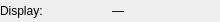
<?xml version="1.0" encoding="UTF-8"?>
<ui version="4.0">
    <class>PixelValueWidget</class>
    <widget class="QWidget" name="PixelValueWidget">
        <property name="geometry">
            <rect>
                <x>0</x>
                <y>0</y>
                <width>220</width>
                <height>22</height>
            </rect>
        </property>
        <property name="sizePolicy">
            <sizepolicy hsizetype="Maximum" vsizetype="Preferred">
                <horstretch>0</horstretch>
                <verstretch>0</verstretch>
            </sizepolicy>
        </property>
        <property name="windowTitle">
            <string>Form</string>
        </property>
        <layout class="QHBoxLayout" name="horizontalLayout">
            <property name="leftMargin">
                <number>0</number>
            </property>
            <property name="topMargin">
                <number>0</number>
            </property>
            <property name="rightMargin">
                <number>0</number>
            </property>
            <property name="bottomMargin">
                <number>0</number>
            </property>
            <property name="spacing">
                <number>4</number>
            </property>
            <item>
                <widget class="QLabel" name="lbl_display">
                    <property name="text">
                        <string>Display:</string>
                    </property>
                </widget>
            </item>
            <item>
                <widget class="QLabel" name="lbl_display_values">
                    <property name="text">
                        <string>—</string>
                    </property>
                </widget>
            </item>
        </layout>
    </widget>
    <resources/>
    <connections/>
</ui>
